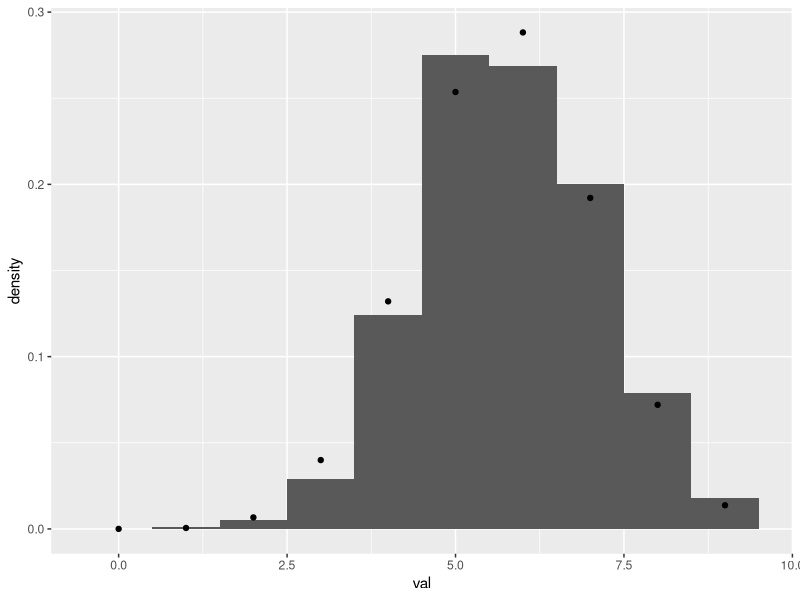
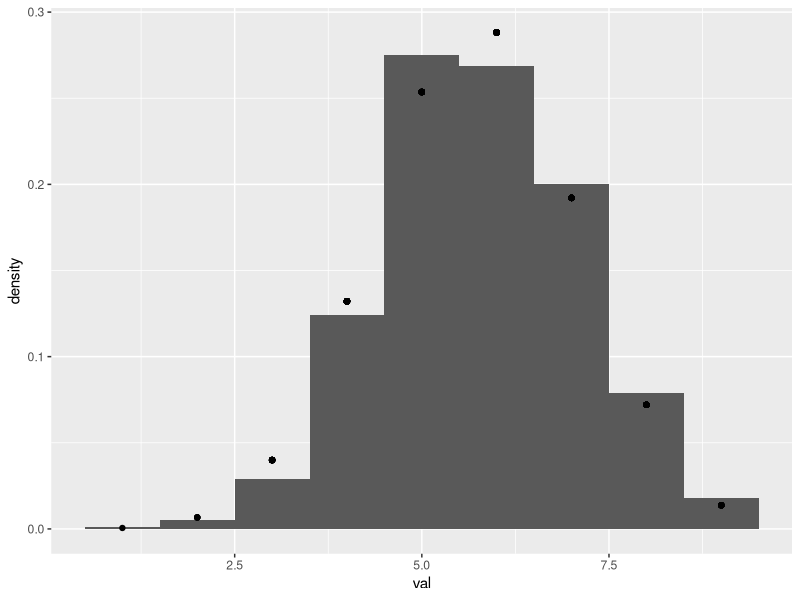
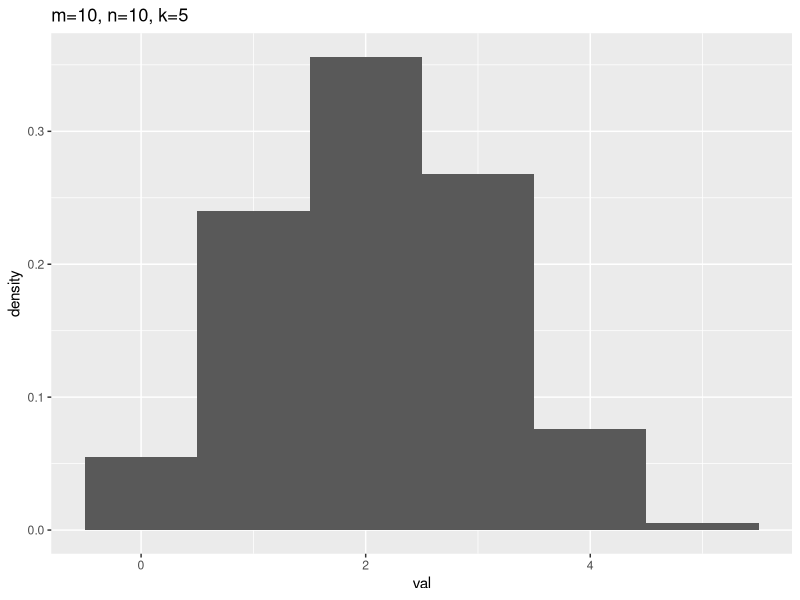
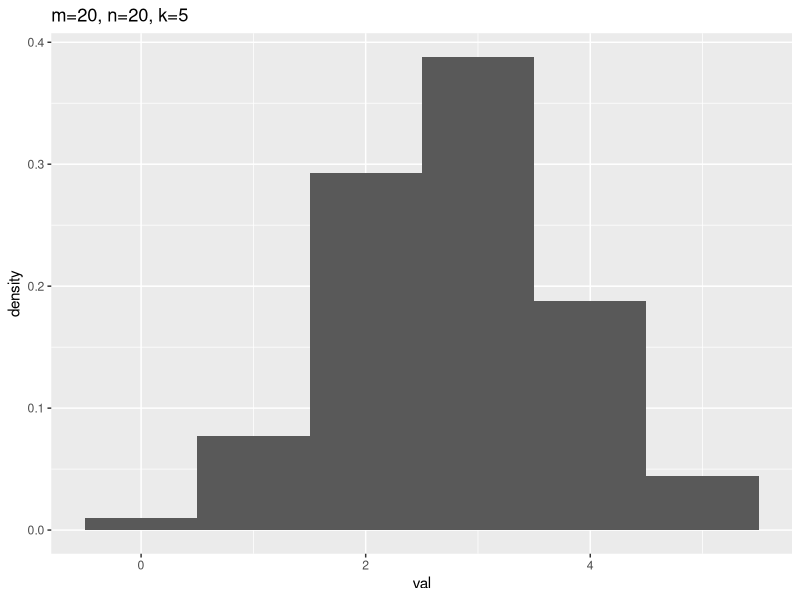
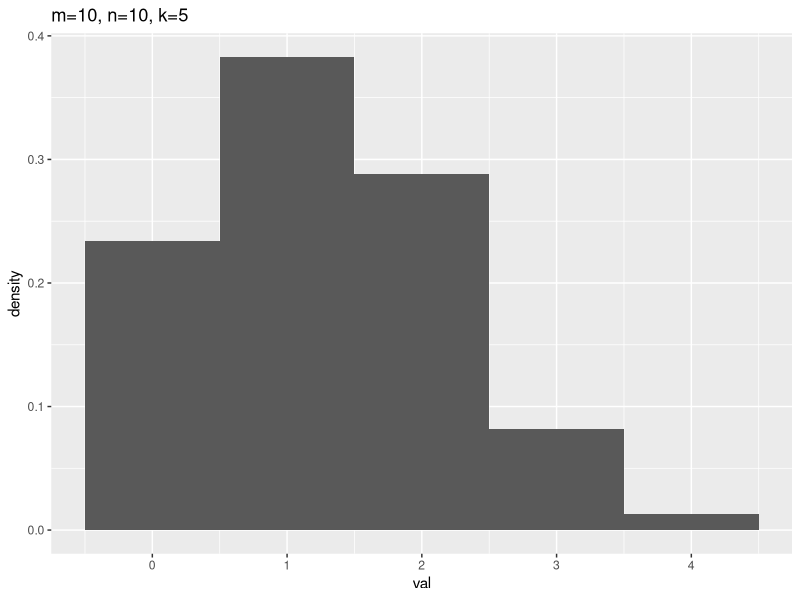
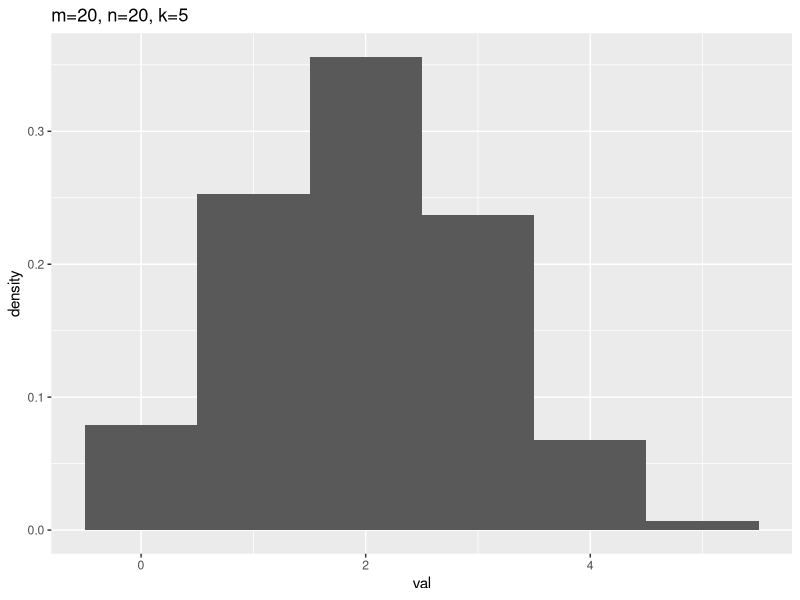
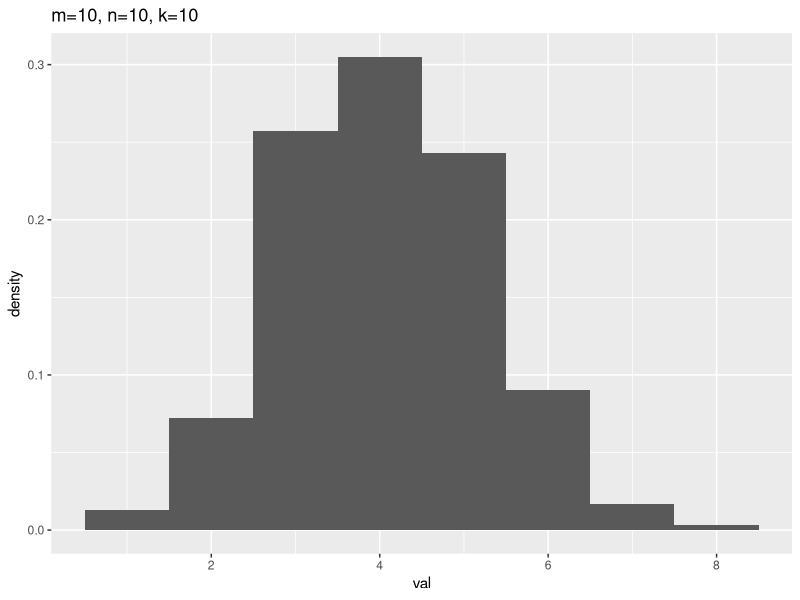
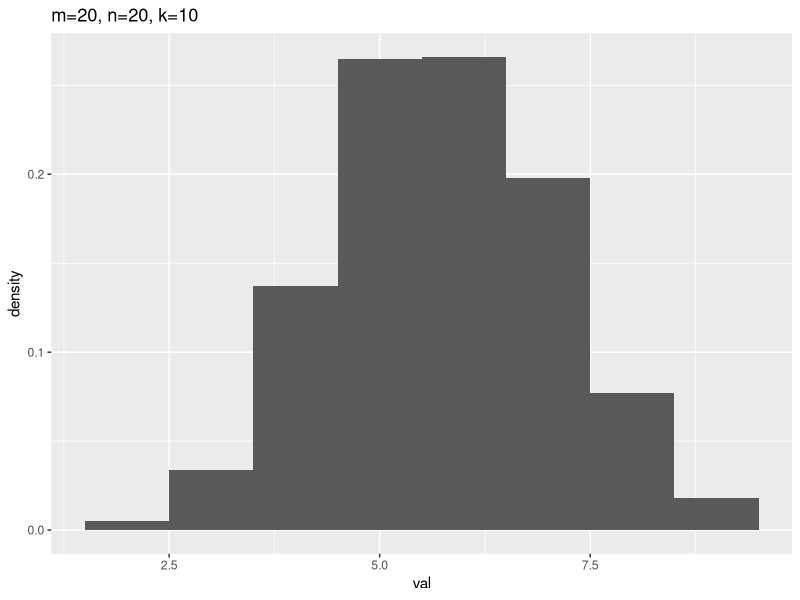

Here is the R script that generated these plots, in order:
## ---- chunk 1
knitr::opts_chunk$set(echo = TRUE)
library(tidyverse)
library(knitr)
## ---- chunk 2

## ---- chunk 3

set.seed(7654321)
samp<-rhyper(1000,20,15,10)
dat<-data.frame(val=samp)
g<-ggplot(data=dat, aes(x=val))+
  geom_histogram(aes(y=..density..),binwidth = 1)

theoretical<-data.frame(x=0:max(samp))
theoretical$y<-dhyper(theoretical$x,20,15,10)
g+geom_point(data=theoretical,aes(x=x,y=y))


dat$prop.theory<-dhyper(dat$val,20,15,10)
g+geom_point(aes(y=dat$prop.theory))

## ---- chunk 4
w2<-qnorm(.75,sd=1:10)
## ---- chunk 5
ms<-c(10,20)
ns<-c(15,30)
ks<-c(5,10,15)

dat.samp<-
  data.frame(
    ms=rep(ms,times=length(ns)*length(ks)),
    ns=rep(ns,times=rep(length(ms),length(ns))),
    ks=rep(ks, times=rep(length(ms)*length(ns),length(ks)))
  )

# built-in tool to give all triple of m,n,k
#dat.sampb<-expand.grid(ms,ns,ks) 

set.seed(7899)
val.mat<-matrix(rep(NA,1000*nrow(dat.samp)),
                ncol=nrow(dat.samp))
for(i in 1:nrow(dat.samp)){
  val.mat[,i]<-
     rhyper(1000,dat.samp$ms[i],dat.samp$ns[i],dat.samp$ks[i])
}
## ---- chunk 6

sample.make<-function(params,reps){
  return(rhyper(reps,params[1],params[2],params[3]))
}
val.mat.b<-apply(dat.samp,1,sample.make,reps=1000)
## ---- chunk 7
val.stats<-function(x){
  return(c(mean(x),mean(x^2)))
}
# "t" transposes a matrix
m.means<-as.data.frame(t(apply(val.mat,2,val.stats)))
names(m.means)<-c("mean","mean.sq")
m.means$ms<-dat.samp$ms
m.means$ns<-dat.samp$ms
m.means$ks<-dat.samp$ks
kable(m.means)


## ---- chunk 8

for(i in 1:nrow(m.means)){
  dat.temp<-data.frame(val=val.mat[,i])
  
  
    g <- ggplot(dat.temp, aes(x=val))
    g<-g+geom_histogram(aes(y = ..density..),binwidth = 1)
    g<-g+labs(title=str_c("m=",m.means$ms[i],
                          ", n=",m.means$ns[i],
                          ", k=",m.means$ks[i]))
    print(g)
}
  
  


## ---- chunk 9
plot.list<-vector("list",length=nrow(dat.samp))
for(i in 1:nrow(m.means)){
  dat.temp<-data.frame(val=val.mat[,i])
  
  
    g <- ggplot(dat.temp, aes(x=val))
    g<-g+geom_histogram(aes(y = ..density..),binwidth = 1)
    g<-g+labs(title=str_c("m=",m.means$ms[i],
                          ", n=",m.means$ns[i],
                          ", k=",m.means$ks[i]))
    plot.list[[i]]<-g
}

plot.list  

